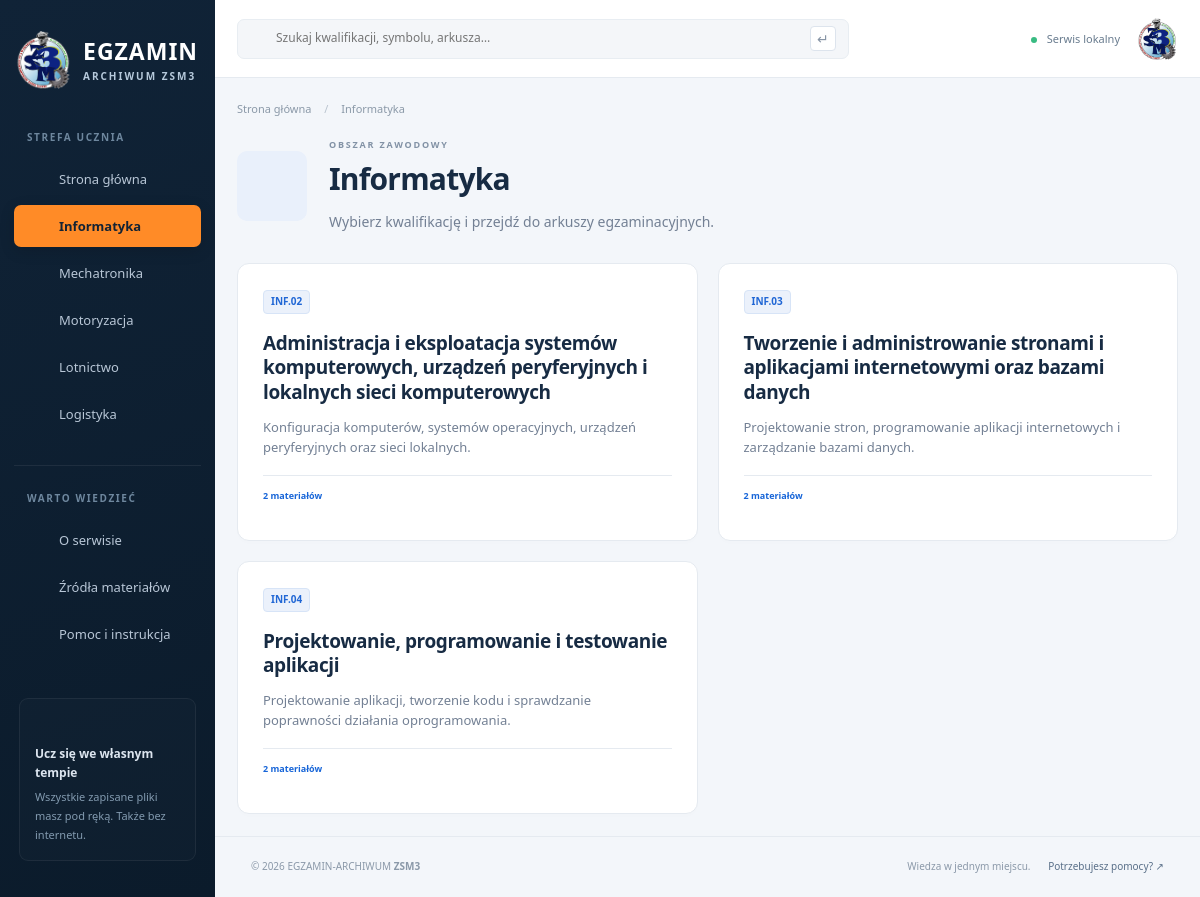
/serwis/area.php?id=1, run on the app's committed database.
### tables this page shows
CREATE TABLE areas (
 id INT UNSIGNED AUTO_INCREMENT PRIMARY KEY,
 name VARCHAR(100) NOT NULL,
 slug VARCHAR(100) NOT NULL UNIQUE,
 icon VARCHAR(30) NOT NULL,
 color CHAR(7) NOT NULL
);

CREATE TABLE qualifications (
 id INT UNSIGNED AUTO_INCREMENT PRIMARY KEY,
 area_id INT UNSIGNED NOT NULL,
 symbol VARCHAR(7) NOT NULL UNIQUE,
 name VARCHAR(255) NOT NULL,
 description TEXT NOT NULL,
 CONSTRAINT fk_qualification_area FOREIGN KEY (area_id) REFERENCES areas(id) ON DELETE RESTRICT
);

### serwis/area.php (the view, shortened to what this page needs)
<?php
require_once __DIR__ . '/../includes/functions.php';
$areaId = input_id('id');
$area = query('SELECT * FROM areas WHERE id = ?', [$areaId])->fetch_assoc();
$title = $area['name'];
$sql = 'SELECT q.*, COUNT(e.id) AS total
        FROM qualifications q
        LEFT JOIN exams e ON e.qualification_id = q.id
        WHERE q.area_id = ?
        GROUP BY q.id
        ORDER BY q.symbol';
$qualificationItems = query($sql, [$area['id']])->fetch_all(MYSQLI_ASSOC);
require ROOT . '/includes/header.php';
?>
<section class="page-heading" style="--area:<?= e($area['color']) ?>">
    <span class="area-icon"><?= icon($area['icon']) ?></span>
    <div>
        <span class="eyebrow dark">OBSZAR ZAWODOWY</span>
        <h1><?= e($area['name']) ?></h1>
        <p>Wybierz kwalifikację i przejdź do arkuszy egzaminacyjnych.</p>
    </div>
</section>
<div class="qualification-grid">
    <?php foreach ($qualificationItems as $qualificationItem): ?>
        <?php
        $qualificationUrl = url('serwis/qualification.php?symbol=' . $qualificationItem['symbol']);
        $materialCount = $qualificationItem['total'];
        ?>
        <a class="panel qualification-card" href="<?= e($qualificationUrl) ?>">
            <span class="symbol" style="--area:<?= e($area['color']) ?>">
                <?= e($qualificationItem['symbol']) ?>
            </span>
            <h2><?= e($qualificationItem['name']) ?></h2>
            <p><?= e($qualificationItem['description']) ?></p>
            <div class="area-bottom">
                <span><?= e($materialCount) ?> materiałów</span>
                <?= icon('arrow') ?>
            </div>
        </a>
    <?php endforeach; ?>
</div>
<?php require ROOT . '/includes/footer.php'; ?>

### includes/header.php (shortened to what this page needs)
<?php
$allAreas = areas();
?>
<!doctype html>
<html lang="pl">
<head>
    <link rel="stylesheet" href="<?= e(url('assets/css/style.css')) ?>">
</head>
<body>
    <?php require ROOT . '/includes/sidebar.php'; ?>
    <div class="workspace">
        <header class="topbar">
            <form class="top-search" action="<?= e(url('serwis/search.php')) ?>">
                <?= icon('search') ?>
                <input id="top-q" name="q" placeholder="Szukaj kwalifikacji, symbolu, arkusza…"
                    value="<?= e(input('q')) ?>">
                <button aria-label="Szukaj">↵</button>
            </form>
            <span class="local-status"><i></i> Serwis lokalny</span>
            <img class="avatar" src="<?= e(url('assets/img/zsm3.png')) ?>" alt="Zespół Szkół Mechanicznych nr 3" width="42" height="42">
        </header>
        <main id="main">
            <div class="breadcrumb">
                <a href="<?= e(url()) ?>">Strona główna</a>
                <?php if ($title !== 'Strona główna'): ?>
                    <span>/</span>
                    <?= e($title) ?>
                <?php endif; ?>
            </div>

### includes/sidebar.php (shortened to what this page needs)
<?php
$informationPages = [
    ['file' => 'about', 'icon' => 'info', 'label' => 'O serwisie'],
    ['file' => 'sources', 'icon' => 'book', 'label' => 'Źródła materiałów'],
    ['file' => 'help', 'icon' => 'shield', 'label' => 'Pomoc i instrukcja'],
];
?>
<aside class="sidebar" id="sidebar">
    <a class="brand" href="<?= e(url()) ?>">
        <img class="brand-logo" src="<?= e(url('assets/img/zsm3.png')) ?>" alt="Emblemat ZSM3 w Krakowie" width="58" height="58">
        <span>
            EGZAMIN
            <span class="brand-sub">ARCHIWUM ZSM3</span>
        </span>
    </a>
    <div class="sidebar-caption">STREFA UCZNIA</div>
    <nav aria-label="Nawigacja główna">
        <?php
        $homeClass = '';
        ?>
        <a class="nav-link <?= $homeClass ?>" href="<?= e(url()) ?>">
            <?= icon('home') ?>
            Strona główna
        </a>
        <?php foreach ($allAreas as $navigationArea): ?>
            <?php
            $areaClass = '';
            if (isset($area) && $area['id'] === $navigationArea['id']) {
                $areaClass = 'active';
            }
            $shortAreaName = explode(' i ', $navigationArea['name'])[0];
            $areaUrl = url('serwis/area.php?id=' . $navigationArea['id']);
            ?>
            <a class="nav-link <?= $areaClass ?>" href="<?= e($areaUrl) ?>">
                <?= icon($navigationArea['icon']) ?>
                <?= e($shortAreaName) ?>
            </a>
        <?php endforeach; ?>
    </nav>
    <div class="sidebar-caption divider">WARTO WIEDZIEĆ</div>
    <nav aria-label="Informacje">
        <?php foreach ($informationPages as $informationPage): ?>
            <?php
            $informationPageFile = $informationPage['file'] . '.php';
            $informationClass = '';
            $informationUrl = url('serwis/' . $informationPageFile);
            ?>
            <a class="nav-link <?= $informationClass ?>" href="<?= e($informationUrl) ?>">
                <?= icon($informationPage['icon']) ?>
                <?= e($informationPage['label']) ?>
            </a>
        <?php endforeach; ?>
    </nav>
    <div class="sidebar-bottom">
        <div class="offline-card">
            <?= icon('shield') ?>
            <strong>Ucz się we własnym tempie</strong>
            <p>Wszystkie zapisane pliki masz pod ręką. Także bez internetu.</p>
        </div>
        <a class="nav-link" href="<?= e(url('admin/')) ?>">
            <?= icon('gear') ?>
        </a>
    </div>
</aside>

### includes/functions.php (shortened to what this page needs)
<?php
function e($value) {
    return htmlspecialchars((string)($value ?? ''), ENT_QUOTES | ENT_SUBSTITUTE, 'UTF-8');
}
function input($key, $data = null) {
    if ($data === null) {
        $data = $_GET;
    }
    if (!isset($data[$key]) || !is_string($data[$key])) {
        return '';
    }
    return trim($data[$key]);
}
function input_id($key, $data = null) {
    $value = input($key, $data);
    return (int)$value;
}
function url($path = '') {
    $script = '/index.php';
    if (isset($_SERVER['SCRIPT_NAME'])) {
        $script = str_replace('\\', '/', $_SERVER['SCRIPT_NAME']);
    }
    $base = dirname($script);
    if (in_array(basename($base), ['serwis', 'admin'])) {
        $base = dirname($base);
    }
    return rtrim($base, '/.') . '/' . ltrim($path, '/');
}
function db() {
    static $conn;
    if (!$conn) {
        $c = require ROOT . '/config/database.php';
        $conn = new mysqli($c['host'], $c['user'], $c['password'], $c['name'], $c['port']);
        $conn->set_charset('utf8mb4');
    }
    return $conn;
}
function query($sql, $params = []) {
    $statement = db()->prepare($sql);
    if ($params) {
        $types = '';
        foreach ($params as $value) {
            if (is_int($value)) {
                $types .= 'i';
            } elseif (is_float($value)) {
                $types .= 'd';
            } else {
                $types .= 's';
            }
        }
        $statement->bind_param($types, ...$params);
    }
    $statement->execute();
    $result = $statement->get_result();
    return $result === false ? true : $result;
}
function areas() {
    $sql = 'SELECT a.*, COUNT(q.id) AS total
            FROM areas a
            LEFT JOIN qualifications q ON q.area_id = a.id
            GROUP BY a.id
            ORDER BY a.id';
    return query($sql)->fetch_all(MYSQLI_ASSOC);
}
function icon($name, $class = '') {
    $paths = [
        'cap'=>'<path d="m2 9 10-5 10 5-10 5L2 9Zm4 3v6c4 3 8 3 12 0v-6M2 9v8"/>',
        'home'=>'<path d="m3 10 9-7 9 7M5 9v12h5v-7h4v7h5V9"/>',
        'monitor'=>'<rect x="3" y="3" width="18" height="13" rx="2"/><path d="M8 21h8m-4-5v5"/>',
        'gear'=>'<path d="m9 3-1 3-3 1-2 3 2 2-1 3 3 2 2 4h5l1-3 3-1 3-4-2-2 1-3-3-2-2-3H9Z"/><circle cx="12" cy="12" r="3"/>',
        'car'=>'<path d="m5 8 2-5h10l2 5M3 9h18v9H3V9Zm2 9v3m14-3v3M6 13h2m8 0h2"/>',
        'plane'=>'<path d="m12 2 2 8 8 5v2l-8-2v5l3 2H7l3-2v-5l-8 2v-2l8-5 2-8Z"/>',
        'ship'=>'<path d="M8 10V5h8v5m-4-5V2M3 12l9-3 9 3-4 7H7l-4-7Zm-1 9c2 2 4 0 6 0s2 2 4 0 4 0 6 0 2 2 4 0"/>',
        'search'=>'<circle cx="10" cy="10" r="6"/><path d="m15 15 6 6"/>',
        'file'=>'<path d="M5 2h9l5 5v15H5V2Zm9 0v6h5M8 12h8m-8 4h6"/>',
        'download'=>'<path d="M12 3v12m-5-5 5 5 5-5M3 15v6h18v-6"/>',
        'arrow'=>'<path d="M4 12h16m-6-6 6 6-6 6"/>',
        'info'=>'<circle cx="12" cy="12" r="9"/><path d="M12 11v6m0-10v1"/>',
        'book'=>'<path d="M12 5C8 2 4 3 2 4v16c4-2 7-1 10 1 3-2 6-3 10-1V4c-4-2-7-1-10 1Zm0 0v16"/>',
        'shield'=>'<path d="m12 2 9 4v6c0 5-5 8-9 10-4-2-9-5-9-10V6l9-4Zm-5 9 3 3 7-7"/>',
        'menu'=>'<path d="M3 5h18M3 12h18M3 19h18"/>',
        'grid'=>'<path d="M3 3h7v7H3Zm11 0h7v7h-7ZM3 14h7v7H3Zm11 0h7v7h-7Z"/>',
    ];
    return '<svg class="icon ' . e($class) . '" viewBox="0 0 24 24" fill="none" stroke="currentColor" stroke-width="1.7" stroke-linecap="round" stroke-linejoin="round" aria-hidden="true">' . ($paths[$name] ?? $paths['file']) . '</svg>';
}

### data on the page
areas: name "Informatyka"
areas: name "Mechatronika"
areas: name "Motoryzacja"
areas: name "Lotnictwo"
areas: name "Logistyka"
qualifications: symbol "INF.02", name "Administracja i eksploatacja systemów komputerowych, urządzeń peryferyjnych i lokalnych sieci komputerowych", description "Konfiguracja komputerów, systemów operacyjnych, urządzeń peryferyjnych oraz sieci lokalnych.", materialCount "2"
qualifications: symbol "INF.03", name "Tworzenie i administrowanie stronami i aplikacjami internetowymi oraz bazami danych", description "Projektowanie stron, programowanie aplikacji internetowych i zarządzanie bazami danych.", materialCount "2"
qualifications: symbol "INF.04", name "Projektowanie, programowanie i testowanie aplikacji", description "Projektowanie aplikacji, tworzenie kodu i sprawdzanie poprawności działania oprogramowania.", materialCount "2"

### other printed values
$informationPage['label'] "O serwisie"
$informationPage['label'] "Źródła materiałów"
$informationPage['label'] "Pomoc i instrukcja"
